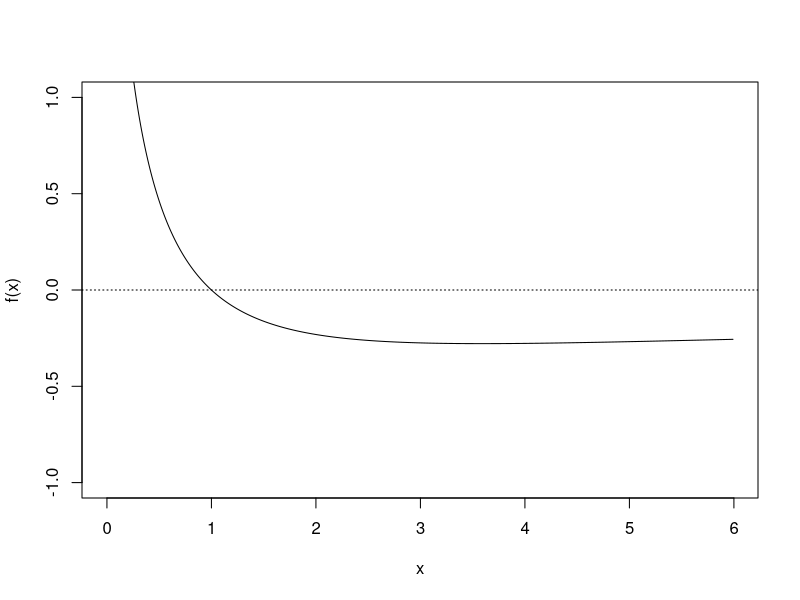
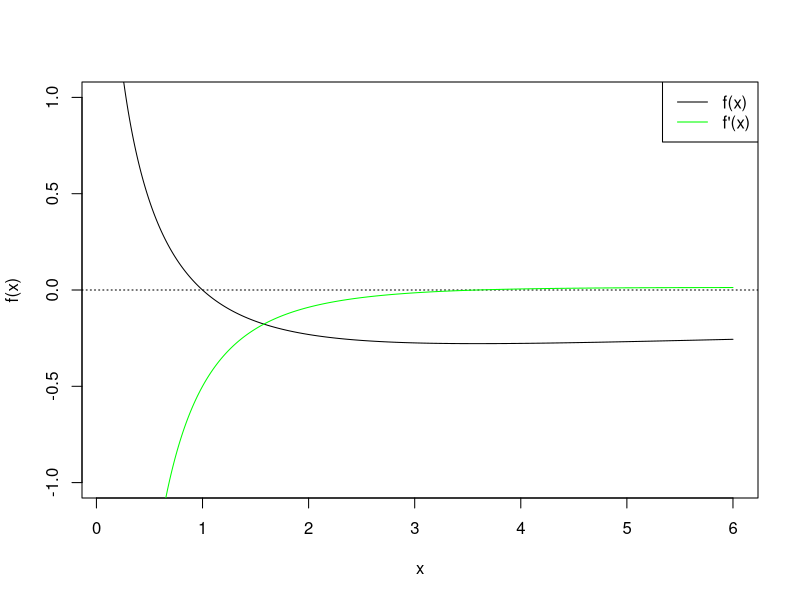
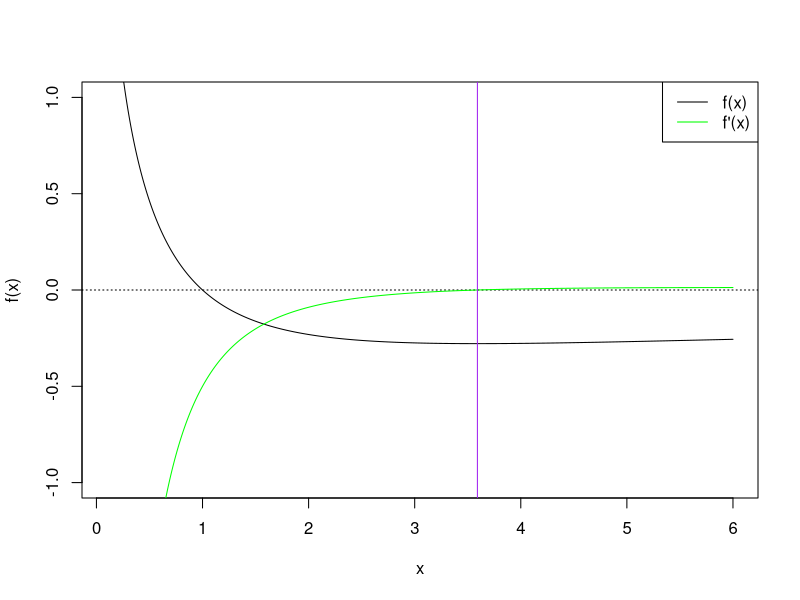

Here is the R script that generated these plots, in order:
## ---- chunk 1
f <- function(x) {
  return(-log(x)/(1+x))
}
f(0)
f(2)
## ---- chunk 2
x <- seq(from=0.001,to=6,.01)
plot(x,f(x),type="l",ylim=c(-1,1))
abline(h=0,lty=3)
## ---- chunk 3
diff.quot <- function(x,h=.0001) {
  
  return((f(x+h)-f(x))/h)
  
}
## ---- chunk 4
x <- seq(from=.10,to=6,.01)
plot(x,f(x),type="l",ylim=c(-1,1))
abline(h=0,lty=3)
lines(x,diff.quot(x),col="green")
legend("topright",legend=c("f(x)","f'(x)"),lty=c(1,1),col=c("black","green"))
## ---- chunk 5
uni.grad.decent <- function(x, 
                            max.iter = 10000, 
                            stop.deriv = 1e-10, 
                            h = .0001, 
                            step.scale =.5) {
  iter <- 0         
  deriv <- Inf
  for (i in 1:max.iter) {
    iter  <- iter + 1
    deriv <- (f(x + h) - f(x))/h
    x <- x - step.scale*deriv 
    if (abs(deriv) < stop.deriv) {break()}
  }
  fit <- list(x = x, 
              iteration = iter, 
              converged = (iter < max.iter))
  return(fit)
}  
uni.grad.decent(x=1)
## ---- chunk 6
x <- seq(from=.10,to=6,.01)
plot(x,f(x),type="l",ylim=c(-1,1))
abline(h=0,lty=3)
lines(x,diff.quot(x),col="green")
legend("topright",legend=c("f(x)","f'(x)"),lty=c(1,1),col=c("black","green"))
abline(v=uni.grad.decent(x=1)$x,col="purple")
## ---- chunk 7
nlm(f,p=1)
